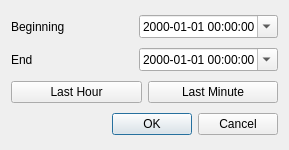
<?xml version="1.0" encoding="UTF-8"?>
<ui version="4.0">
 <class>Dialog</class>
 <widget class="QDialog" name="Dialog">
  <property name="geometry">
   <rect>
    <x>0</x>
    <y>0</y>
    <width>289</width>
    <height>150</height>
   </rect>
  </property>
  <property name="windowTitle">
   <string>Select Time Span</string>
  </property>
  <layout class="QGridLayout" name="gridLayout">
   <item row="0" column="0">
    <widget class="QLabel" name="label">
     <property name="text">
      <string>Beginning</string>
     </property>
    </widget>
   </item>
   <item row="0" column="1">
    <widget class="QDateTimeEdit" name="beginning">
     <property name="currentSection">
      <enum>QDateTimeEdit::YearSection</enum>
     </property>
     <property name="displayFormat">
      <string>yyyy-MM-dd hh:mm:ss</string>
     </property>
     <property name="calendarPopup">
      <bool>true</bool>
     </property>
    </widget>
   </item>
   <item row="1" column="0">
    <widget class="QLabel" name="label_2">
     <property name="text">
      <string>End</string>
     </property>
    </widget>
   </item>
   <item row="1" column="1">
    <widget class="QDateTimeEdit" name="end">
     <property name="currentSection">
      <enum>QDateTimeEdit::YearSection</enum>
     </property>
     <property name="displayFormat">
      <string>yyyy-MM-dd hh:mm:ss</string>
     </property>
     <property name="calendarPopup">
      <bool>true</bool>
     </property>
    </widget>
   </item>
   <item row="2" column="0" colspan="2">
    <layout class="QHBoxLayout" name="horizontalLayout">
     <item>
      <widget class="QPushButton" name="hour">
       <property name="text">
        <string>Last Hour</string>
       </property>
      </widget>
     </item>
     <item>
      <widget class="QPushButton" name="minute">
       <property name="text">
        <string>Last Minute</string>
       </property>
      </widget>
     </item>
    </layout>
   </item>
   <item row="3" column="0" colspan="2">
    <widget class="QDialogButtonBox" name="buttonBox">
     <property name="orientation">
      <enum>Qt::Horizontal</enum>
     </property>
     <property name="standardButtons">
      <set>QDialogButtonBox::Cancel|QDialogButtonBox::Ok</set>
     </property>
    </widget>
   </item>
  </layout>
 </widget>
 <resources/>
 <connections>
  <connection>
   <sender>buttonBox</sender>
   <signal>accepted()</signal>
   <receiver>Dialog</receiver>
   <slot>accept()</slot>
   <hints>
    <hint type="sourcelabel">
     <x>248</x>
     <y>254</y>
    </hint>
    <hint type="destinationlabel">
     <x>157</x>
     <y>274</y>
    </hint>
   </hints>
  </connection>
  <connection>
   <sender>buttonBox</sender>
   <signal>rejected()</signal>
   <receiver>Dialog</receiver>
   <slot>reject()</slot>
   <hints>
    <hint type="sourcelabel">
     <x>316</x>
     <y>260</y>
    </hint>
    <hint type="destinationlabel">
     <x>286</x>
     <y>274</y>
    </hint>
   </hints>
  </connection>
 </connections>
</ui>
